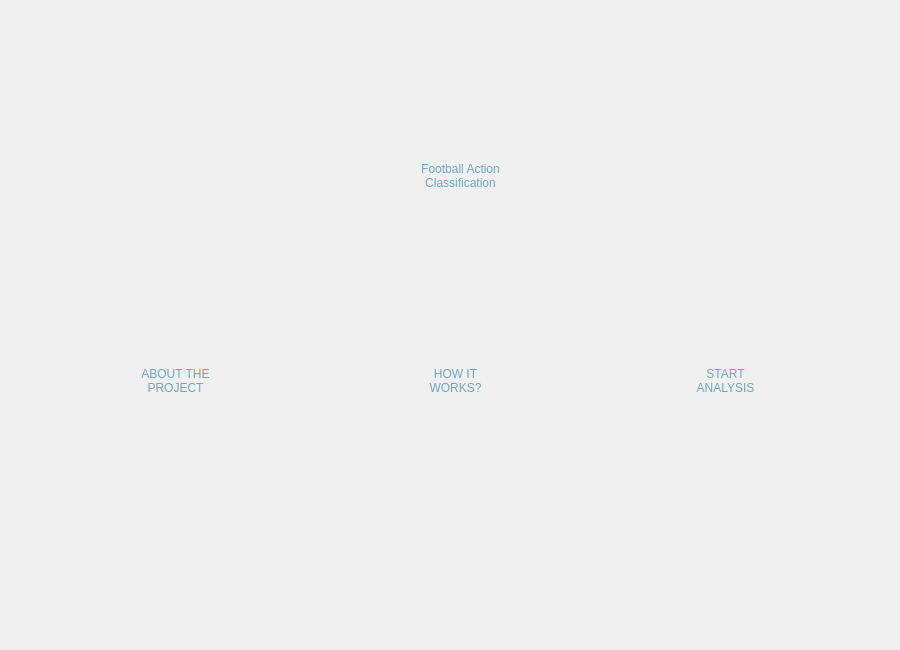
<?xml version="1.0" encoding="UTF-8"?>
<ui version="4.0">
 <class>Dialog</class>
 <widget class="QDialog" name="Dialog">
  <property name="geometry">
   <rect>
    <x>0</x>
    <y>0</y>
    <width>900</width>
    <height>650</height>
   </rect>
  </property>
  <property name="windowTitle">
   <string>Dialog</string>
  </property>
  <widget class="QWidget" name="backgroundwidget" native="true">
   <property name="geometry">
    <rect>
     <x>0</x>
     <y>0</y>
     <width>901</width>
     <height>651</height>
    </rect>
   </property>
   <property name="styleSheet">
    <string notr="true">QWidget#widget{ 
background-color: qlineargradient(spread:pad, x1:0.384211, y1:0.023, x2:0.768, y2:1, stop:0 rgba(29, 30, 73, 255), stop:1 rgba(39, 41, 100, 255));}</string>
   </property>
   <widget class="QLabel" name="backgroundPhoto">
    <property name="geometry">
     <rect>
      <x>0</x>
      <y>-30</y>
      <width>900</width>
      <height>700</height>
     </rect>
    </property>
    <property name="styleSheet">
     <string notr="true"/>
    </property>
    <property name="text">
     <string/>
    </property>
    <property name="pixmap">
     <pixmap>background.jpg</pixmap>
    </property>
    <property name="scaledContents">
     <bool>true</bool>
    </property>
   </widget>
   <widget class="QPushButton" name="aboutProjectButton">
    <property name="geometry">
     <rect>
      <x>60</x>
      <y>310</y>
      <width>231</width>
      <height>141</height>
     </rect>
    </property>
    <property name="autoFillBackground">
     <bool>false</bool>
    </property>
    <property name="styleSheet">
     <string notr="true">QPushButton {
	border-radius: 15px;
	background-color: qlineargradient(spread:pad, x1:0.384211, y1:0.023, x2:0.768, 		y2:1, stop:0 rgba(29, 30, 73, 255), stop:1 rgba(39, 41, 100, 255));

	font: 75 22pt &quot;Comic Sans MS&quot;; color: rgb(110, 164, 190);
}

QPushButton:hover{
	background-color: rgb(54, 57, 138);
}
QPushButton:pressed{
	background-color: rgb(91, 96, 230);
}</string>
    </property>
    <property name="text">
     <string>ABOUT THE
PROJECT</string>
    </property>
    <property name="iconSize">
     <size>
      <width>16</width>
      <height>16</height>
     </size>
    </property>
    <property name="default">
     <bool>false</bool>
    </property>
   </widget>
   <widget class="QPushButton" name="howItWorksButton">
    <property name="geometry">
     <rect>
      <x>340</x>
      <y>310</y>
      <width>231</width>
      <height>141</height>
     </rect>
    </property>
    <property name="styleSheet">
     <string notr="true">QPushButton {
	border-radius: 15px;
	background-color: qlineargradient(spread:pad, x1:0.384211, y1:0.023, x2:0.768, 		y2:1, stop:0 rgba(29, 30, 73, 255), stop:1 rgba(39, 41, 100, 255));

	font: 75 22pt &quot;Comic Sans MS&quot;; color: rgb(110, 164, 190)
}

QPushButton:hover{
	background-color: rgb(54, 57, 138);
}
QPushButton:pressed{
	background-color: rgb(91, 96, 230);
}</string>
    </property>
    <property name="text">
     <string>HOW IT
WORKS?</string>
    </property>
   </widget>
   <widget class="QPushButton" name="startAnalysisButton">
    <property name="geometry">
     <rect>
      <x>610</x>
      <y>310</y>
      <width>231</width>
      <height>141</height>
     </rect>
    </property>
    <property name="styleSheet">
     <string notr="true">QPushButton {
	border-radius: 15px;
	background-color: qlineargradient(spread:pad, x1:0.384211, y1:0.023, x2:0.768, 		y2:1, stop:0 rgba(29, 30, 73, 255), stop:1 rgba(39, 41, 100, 255));

	font: 75 22pt &quot;Comic Sans MS&quot;; color: rgb(110, 164, 190)
}

QPushButton:hover{
	background-color: rgb(54, 57, 138);
}
QPushButton:pressed{
	background-color: rgb(91, 96, 230);
}</string>
    </property>
    <property name="text">
     <string>START
ANALYSIS</string>
    </property>
   </widget>
   <widget class="QLabel" name="FACText">
    <property name="geometry">
     <rect>
      <x>210</x>
      <y>70</y>
      <width>501</width>
      <height>211</height>
     </rect>
    </property>
    <property name="styleSheet">
     <string notr="true">font: 75 35pt &quot;Comic Sans MS&quot;; color: rgb(110, 164, 190)

</string>
    </property>
    <property name="text">
     <string>Football Action
Classification</string>
    </property>
    <property name="alignment">
     <set>Qt::AlignCenter</set>
    </property>
   </widget>
  </widget>
 </widget>
 <resources>
  <include location="buttonBGPhoto.qrc"/>
 </resources>
 <connections/>
</ui>
